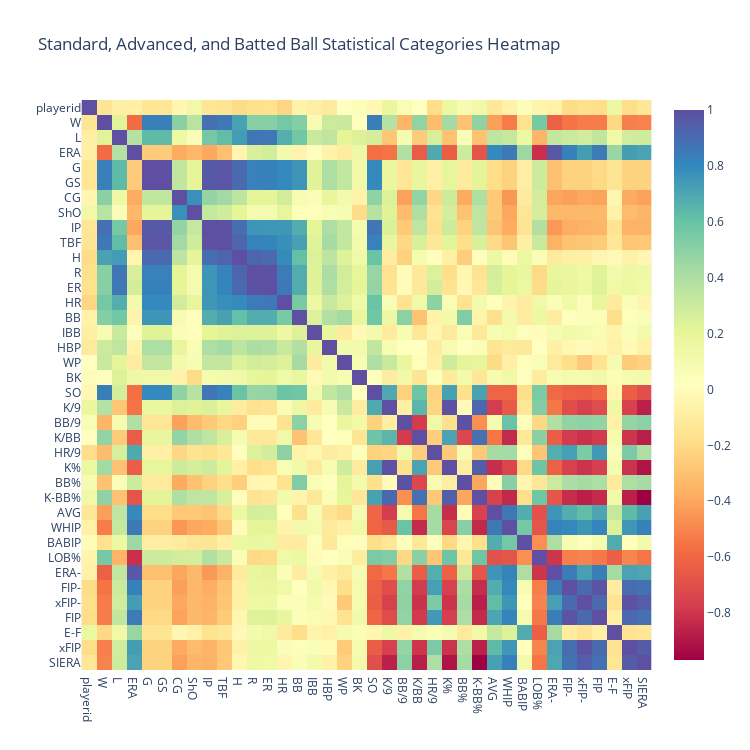

Notebook cell for this chart:
### Code cell
fig = px.imshow(std_adv_corr,width=750, height=750,color_continuous_scale = 'spectral',
               title = 'Standard, Advanced, and Batted Ball Statistical Categories Heatmap')
fig.show()

### Figure 1 — Plotly figure (JSON) as saved in the notebook; plotly's stock layout.template omitted (floating-point values rounded to 4 significant figures; data arrays with more than 128 entries replaced by an {"elided": "..."} marker saying what was removed)
{"data": [{"coloraxis": "coloraxis", "hovertemplate": "x: %{x}<br>y: %{y}<br>color: %{z}<extra></extra>", "name": "0", "type": "heatmap", "x": ["playerid", "W", "L", "ERA", "G", "GS", "CG", "ShO", "IP", "TBF", "H", "R", "ER", "HR", "BB", "IBB", "HBP", "WP", "BK", "SO", "K/9", "BB/9", "K/BB", "HR/9", "K%", "BB%", "K-BB%", "AVG", "WHIP", "BABIP", "LOB%", "ERA-", "FIP-", "xFIP-", "FIP", "E-F", "xFIP", "SIERA"], "xaxis": "x", "y": ["playerid", "W", "L", "ERA", "G", "GS", "CG", "ShO", "IP", "TBF", "H", "R", "ER", "HR", "BB", "IBB", "HBP", "WP", "BK", "SO", "K/9", "BB/9", "K/BB", "HR/9", "K%", "BB%", "K-BB%", "AVG", "WHIP", "BABIP", "LOB%", "ERA-", "FIP-", "xFIP-", "FIP", "E-F", "xFIP", "SIERA"], "yaxis": "y", "z": {"elided": "38x38 float values"}}], "layout": {"coloraxis": {"colorscale": [[0, "rgb(158,1,66)"], [0.1, "rgb(213,62,79)"], [0.2, "rgb(244,109,67)"], [0.3, "rgb(253,174,97)"], [0.4, "rgb(254,224,139)"], [0.5, "rgb(255,255,191)"], [0.6, "rgb(230,245,152)"], [0.7, "rgb(171,221,164)"], [0.8, "rgb(102,194,165)"], [0.9, "rgb(50,136,189)"], [1, "rgb(94,79,162)"]]}, "height": 750, "title": {"text": "Standard, Advanced, and Batted Ball Statistical Categories Heatmap"}, "width": 750, "xaxis": {"anchor": "y", "constrain": "domain", "domain": [0, 1], "scaleanchor": "y"}, "yaxis": {"anchor": "x", "autorange": "reversed", "constrain": "domain", "domain": [0, 1]}}}
